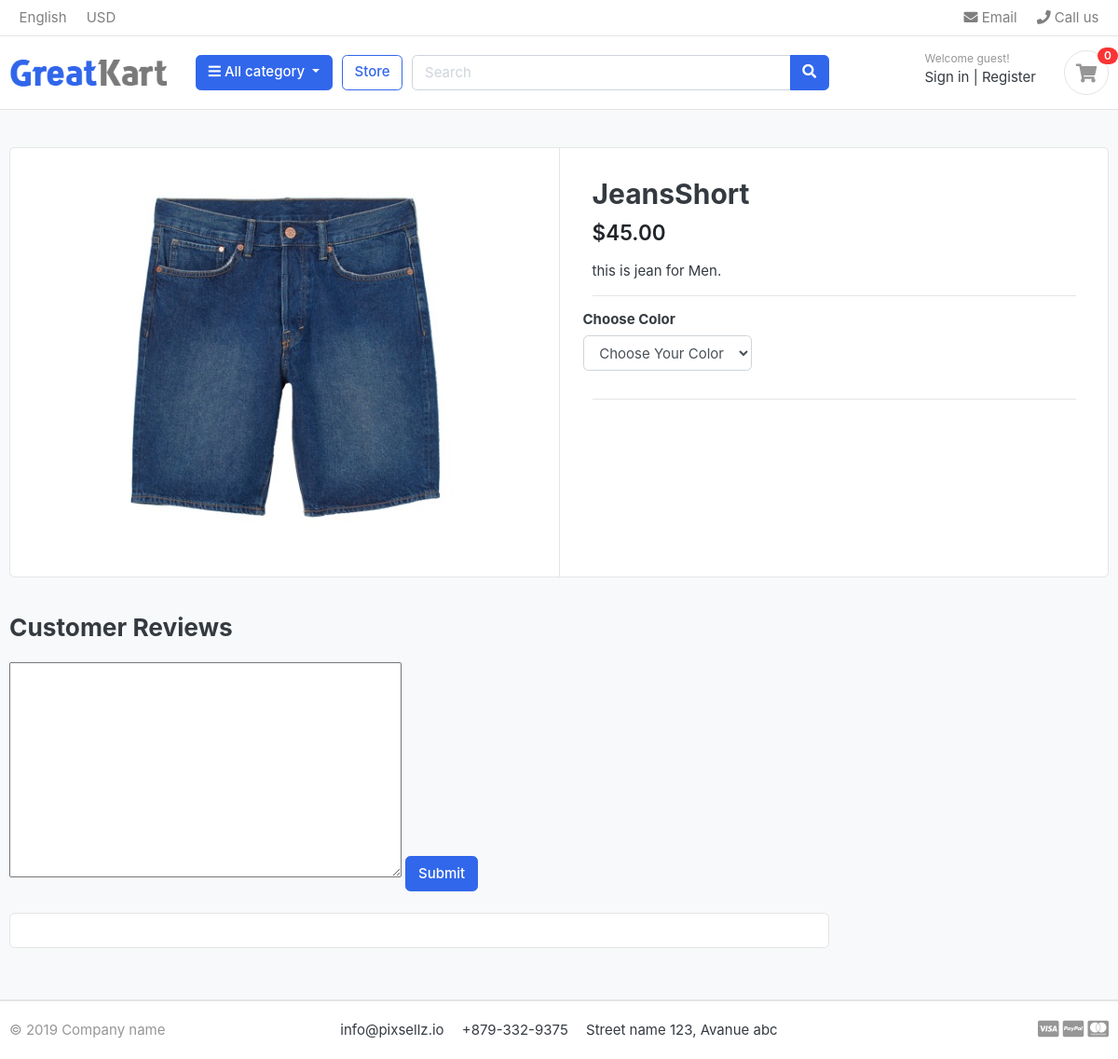
Page /ProductDetail/4 on the earlier database version.
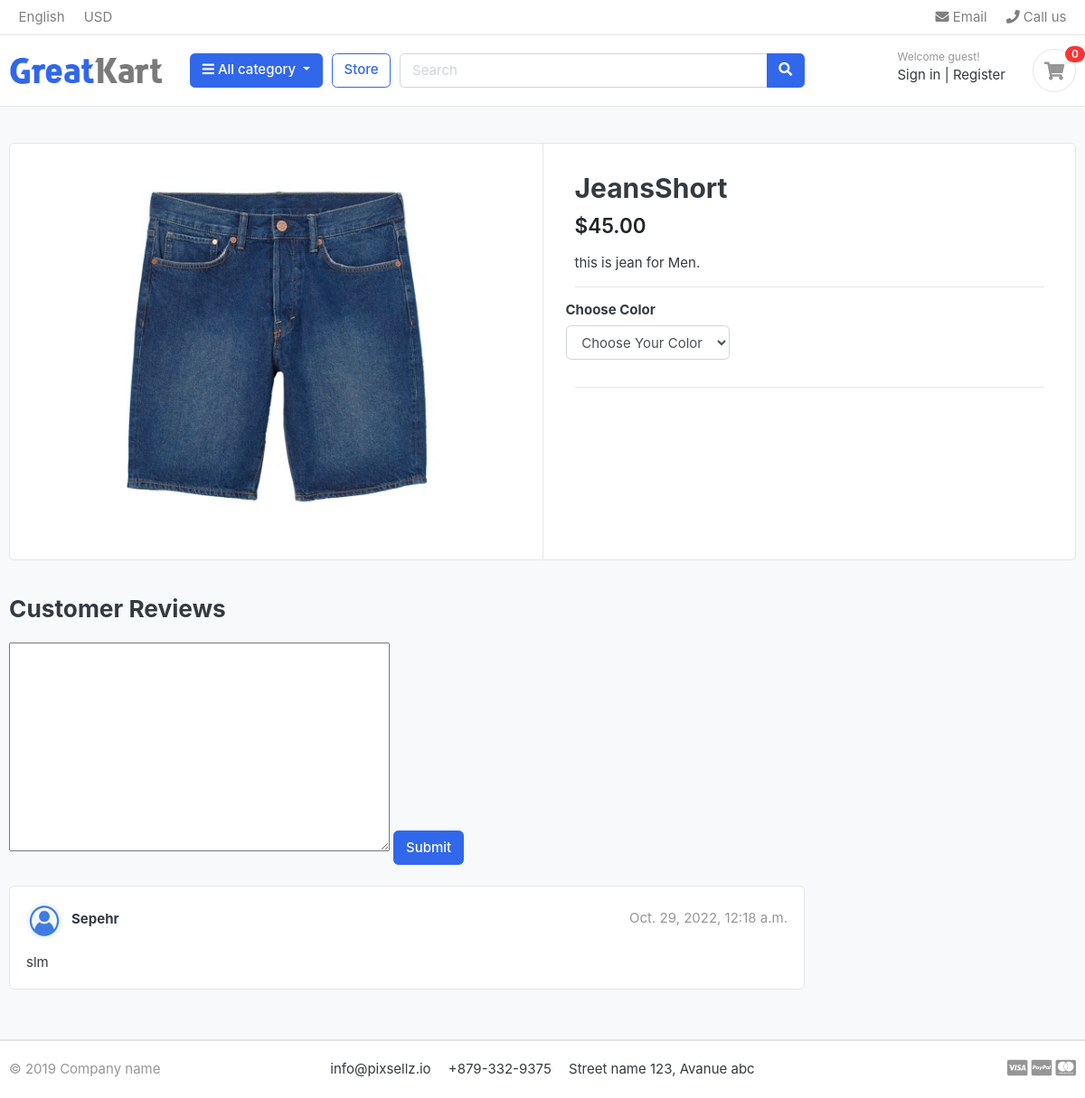
Same page on the later database version.
### Comments/models.py (models this page shows)
class Comments(models.Model):
    User_Comment=models.ForeignKey(UserProfile,on_delete=models.CASCADE)
    Description=models.CharField(max_length=150)
    DataCreated=models.DateTimeField(auto_now_add=True)

### Account/models.py (models this page shows, shortened)
class UserProfile(models.Model):
    email = models.CharField(max_length=150, null=True)
    firstname = models.CharField(max_length=150)
    username = models.CharField(max_length=150, unique=True)
    lastname = models.CharField(max_length=150)
    city = models.CharField(max_length=50)
    country = models.CharField(max_length=50)
    gender = models.CharField(default="Male", max_length=10)
    password=models.CharField(max_length=150,null=True)
    image=models.ImageField(upload_to='userprofile',default=os.path.join('defaultuser/user.jpg'))
    objects=UserManger()

### Product/views.py (the view)
# urls.py: path('ProductDetail/<int:ID>',ProductDetailView.as_view(),name="ProductDetailView"),
class ProductDetailView(DetailView):
    template_name = 'DetailView/DetailView.html'
    slug_field = 'int'
    slug_url_kwarg = 'ID'
    model = ProductDetail
    ID=None
    def get_object(self, queryset=None):
        self.ID=self.kwargs[self.slug_url_kwarg]
        queryset=ProductDetail.objects.filter(id=self.ID).first()
        return queryset
    def get_context_data(self,*args, **kwargs):
        context=super(ProductDetailView, self).get_context_data(*args,**kwargs)
        productid=ProductDetail.objects.filter(id=self.ID).values('Pro_Detail_id')
        print(productid)
        p_id=[]
        for item in productid:
            for key in item:
                p_id.append(item.get(key))
        selected_size=ProductDetail.objects.filter(Pro_Detail_id=p_id[0]).values('Pro_size__SizeRate')
        selected_size_list=[]
        for item in selected_size:
            for key in item:
                selected_size_list.append(item.get(key))
        context['pro_sizes']=selected_size_list
        selected_color=ProductDetail.objects.filter(Pro_Detail_id=p_id[0]).values('Pro_color__Color_Rate')
        color_rates=[]
        for item in selected_color:
            for key in item:
                color_rates.append(item.get(key))
        context['color_rates']=set(color_rates)
        print(color_rates)
        return context

### Comments/context_processors.py
class CommentForm(ModelForm):
    class Meta:
        model=Comments
        fields=['Description']
        widgets={
            'Description':Textarea()
        }

### Categories/context_processors.py (called while the page is built)
def CategoriesItem(request):
    categories = Category.objects.all().exclude(Parentitem=None).values('ParentCategory')
    category_item = []
    for category in categories:
        for key in category:
            category_item.append(category.get(key))
    return dict(CategoriesItem=set(category_item))

### Comments/context_processors.py (called while the page is built)
def passform(request):
    return dict(commentform=CommentForm())

def pass_all_comments(request):
    return dict(comments=Comments.objects.all())

### templates/DetailView/DetailView.html (shortened to what this page needs)
{% extends 'base.html' %}
{% load static %}
{% block content%}
<section class="section-content padding-y bg">
<div class="container">
<div class="card">
	<div class="row no-gutters">
		<aside class="col-md-6">
<article class="gallery-wrap">
	<div class="img-big-wrap">
	   <a href="#"><img src="{{ object.Pro_Detail.image.url }}"></a>
	</div>
</article>
		</aside>
		<main class="col-md-6 border-left">
<article class="content-body">
<h2 class="title">{{ object.Pro_Detail.title }}</h2>
<div class="mb-3">
	<var class="price h4">${{ object.Pro_Detail.price }}.00</var>
</div>
<p>{{ object.Pro_Detail.description }}.</p>
<hr>
	<div class="row">
		<div class="item-option-select">
			<h6>Choose Color</h6>
			<div class="btn-group btn-group-sm btn-group-toggle" data-toggle="buttons">
			  <select id="select_color" class="form-control" onchange="get_colorname()">
              <option>Choose Your Color</option>
              </select>
			</div>
		</div>
	</div>
	<hr>
</article>
		</main>
	</div>
</div>
<br>
{% include 'DetailView/ReviewSection.html' with object=object %}
</div>
</section>
{% endblock %}

### templates/DetailView/ReviewSection.html (shortened to what this page needs)
{% load static %}
<div class="row">
			<div class="col-md-9">
	<header class="section-heading">
		<h3>Customer Reviews </h3>
	</header>
    <form action="/AddComment/{{ object.Pro_Detail.id }}" method="post" id="usrform">
    {{ commentform.Description }}
   <button type="submit" class="btn  btn-primary"> Submit  </button>
    </form>
    <br>
	<article class="box mb-3">
        {% for comment in comments %}
		<div class="icontext w-100">
			<img src="{{ comment.User_Comment.image.url }}" class="img-xs icon rounded-circle">
			<div class="text">
				<span class="date text-muted float-md-right">{{ comment.DataCreated }}</span>
				<h6 class="mb-1">{{ comment.User_Comment.username }} </h6>
			</div>
		</div>
		<div class="mt-3">
			<p>
				{{ comment.Description }}
			</p>
		</div>
        {% endfor %}
	</article>
	</div>
</div>

Differences in the rows shown:
added Comments: User_Comment.image (placeholder picture), DataCreated "Oct. 29, 2022, 12:18 a.m.", User_Comment.username "Sepehr", Description "slm"
